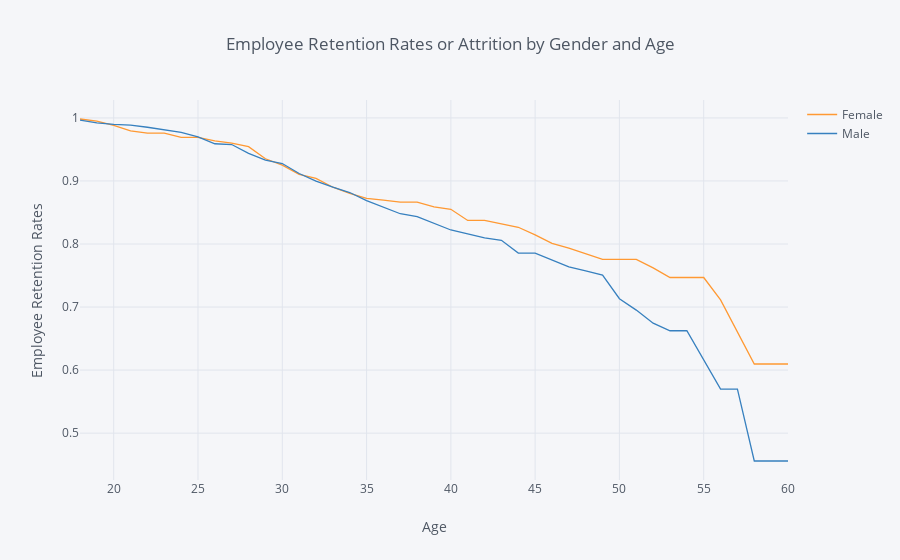

Notebook cell for this chart:
### Code cell
rates = survival(data, 'Gender', 'Age', 'Attrition')[1:] 
# Se quita el primer valor que es 0 años y no tiene sentido, así empieza a partir de 18 años.

rates.iplot(kind='line', xTitle='Age', yTitle='Employee Retention Rates', 
            title='Employee Retention Rates or Attrition by Gender and Age')

### Figure 1 — Plotly figure (JSON) as saved in the notebook; plotly's stock layout.template omitted (floating-point values rounded to 4 significant figures)
{"data": [{"line": {"color": "rgba(255, 153, 51, 1.0)", "dash": "solid", "shape": "linear", "width": 1.3}, "mode": "lines", "name": "Female", "text": "", "type": "scatter", "uid": "68e6d76f-31c2-420f-986f-722b8df9021c", "x": [18, 19, 20, 21, 22, 23, 24, 25, 26, 27, 28, 29, 30, 31, 32, 33, 34, 35, 36, 37, 38, 39, 40, 41, 42, 43, 44, 45, 46, 47, 48, 49, 50, 51, 52, 53, 54, 55, 56, 57, 58, 59, 60], "y": [0.9983, 0.9949, 0.988, 0.9794, 0.976, 0.976, 0.969, 0.969, 0.9637, 0.9601, 0.9544, 0.9352, 0.9252, 0.9105, 0.904, 0.8901, 0.8804, 0.8725, 0.8696, 0.8665, 0.8665, 0.8591, 0.8551, 0.8374, 0.8374, 0.8322, 0.8266, 0.8146, 0.8011, 0.7936, 0.785, 0.7757, 0.7757, 0.7757, 0.7621, 0.7469, 0.7469, 0.7469, 0.7113, 0.6605, 0.6097, 0.6097, 0.6097]}, {"line": {"color": "rgba(55, 128, 191, 1.0)", "dash": "solid", "shape": "linear", "width": 1.3}, "mode": "lines", "name": "Male", "text": "", "type": "scatter", "uid": "0bfaa725-09d6-4cb6-b80a-d904f14c180e", "x": [18, 19, 20, 21, 22, 23, 24, 25, 26, 27, 28, 29, 30, 31, 32, 33, 34, 35, 36, 37, 38, 39, 40, 41, 42, 43, 44, 45, 46, 47, 48, 49, 50, 51, 52, 53, 54, 55, 56, 57, 58, 59, 60], "y": [0.9966, 0.9921, 0.9898, 0.9886, 0.9852, 0.9806, 0.977, 0.9699, 0.959, 0.9578, 0.9438, 0.9332, 0.9277, 0.9118, 0.8997, 0.8901, 0.8817, 0.8689, 0.8589, 0.848, 0.8433, 0.8331, 0.8222, 0.8162, 0.8096, 0.8058, 0.7856, 0.7856, 0.7752, 0.7637, 0.7575, 0.7508, 0.7132, 0.6952, 0.6744, 0.6624, 0.6624, 0.6172, 0.5697, 0.5697, 0.4558, 0.4558, 0.4558]}], "layout": {"legend": {"bgcolor": "#F5F6F9", "font": {"color": "#4D5663"}}, "paper_bgcolor": "#F5F6F9", "plot_bgcolor": "#F5F6F9", "title": {"font": {"color": "#4D5663"}, "text": "Employee Retention Rates or Attrition by Gender and Age"}, "xaxis": {"gridcolor": "#E1E5ED", "showgrid": true, "tickfont": {"color": "#4D5663"}, "title": {"font": {"color": "#4D5663"}, "text": "Age"}, "zerolinecolor": "#E1E5ED"}, "yaxis": {"gridcolor": "#E1E5ED", "showgrid": true, "tickfont": {"color": "#4D5663"}, "title": {"font": {"color": "#4D5663"}, "text": "Employee Retention Rates"}, "zerolinecolor": "#E1E5ED"}}}
